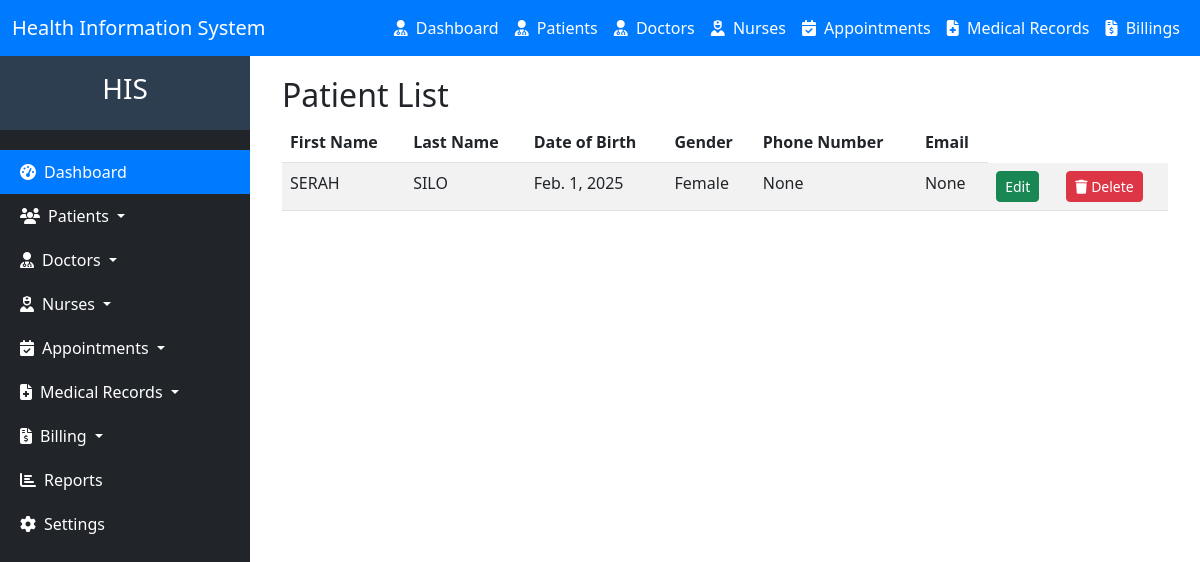
The app's page /patient/list, older data.
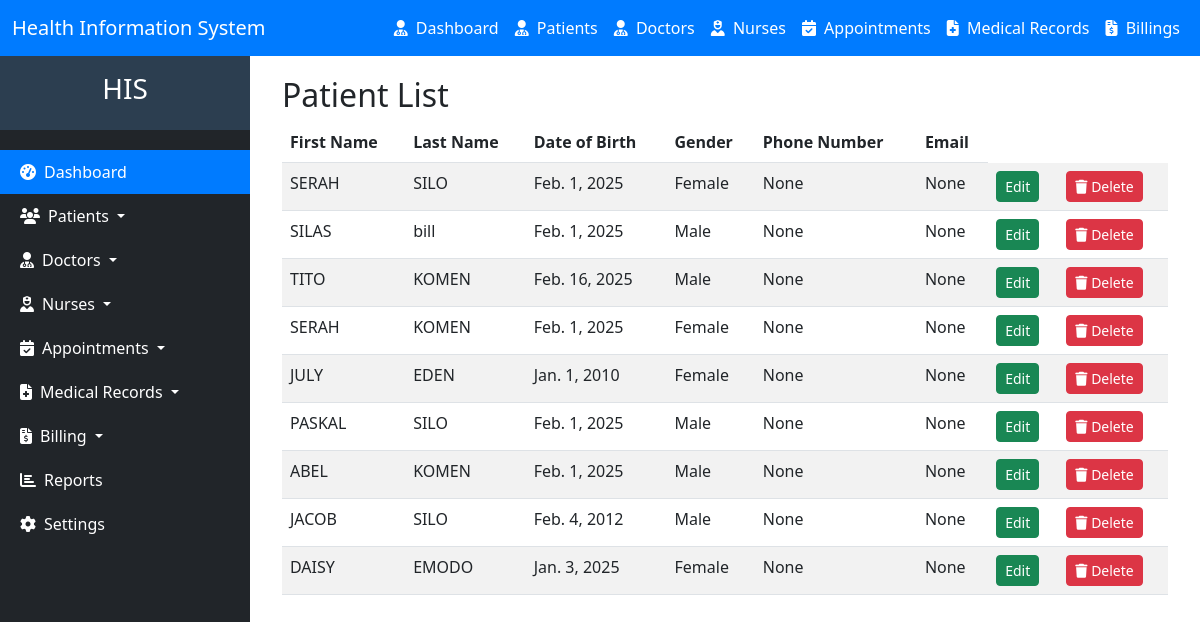
The same page, newer data.
### hms/models.py (models this page shows, shortened)
class Patient(models.Model):
    national_id = models.CharField(max_length=20, unique=True, blank=True, null=True, validators=[RegexValidator(r'^\d{1,10}$', message='Only digits are allowed')])
    first_name = models.CharField(max_length=50)
    last_name = models.CharField(max_length=50)
    date_of_birth = models.DateField()
    GENDER_CHOICES = [
        ('M', 'Male'),
        ('F', 'Female'),
    ]
    gender = models.CharField(max_length=1, choices=GENDER_CHOICES)
    phone_number = models.CharField(max_length=15, blank=True, null=True, validators=[RegexValidator(regex='^\+?1?\d{9,15}$', message='Phone number must be in the format: +254712345678.')])
    email = models.EmailField(max_length=50, blank=True, null=True)
    address = models.CharField(max_length=100, blank=True, null=True)
    blood_group = models.CharField(
        max_length=3,
        blank=True,
        null=True,
        choices=[
            ('A+', 'A+'),
            ('A-', 'A-'),
            ('B+', 'B+'),
            ('B-', 'B-'),
            ('AB+', 'AB+'),
            ('AB-', 'AB-'),
            ('O+', 'O+'),
            ('O-', 'O-'),
        ]
    )
    medical_history = models.TextField(blank=True, null=True)
    emergency_contact_name = models.CharField(max_length=100, blank=True, null=True)
    emergency_contact_phone = models.CharField(
        max_length=15,
        blank=True,
        null=True,
        validators=[RegexValidator(regex='^\+?1?\d{9,15}$', message='Phone number must be in the format: +254712345678.')]
    )
    created_at = models.DateTimeField(auto_now_add=True)
    updated_at = models.DateTimeField(auto_now=True)

### hms/views.py (the view)
# urls.py: path("patient/list", views.patient_list, name="patient_list"),
def patient_list(request):
    patients = Patient.objects.all()
    return render(request, 'patient_list.html', {'patients': patients})

### hms/templates/patient_list.html (shortened to what this page needs)
{% extends 'base.html'%}
{% block content %}
<div class="container">
    <h2>Patient List</h2>
    <table class="table table-striped">
        <thead>
            <tr>
                <th>First Name</th>
                <th>Last Name</th>
                <th>Date of Birth</th>
                <th>Gender</th>
                <th>Phone Number</th>
                <th>Email</th>
            </tr>
        </thead>
        <tbody>
            {% for patient in patients %}
            <tr>
                <td>{{ patient.first_name }}</td>
                <td>{{ patient.last_name }}</td>
                <td>{{ patient.date_of_birth }}</td>
                <td>{{ patient.get_gender_display }}</td>
                <td>{{ patient.phone_number }}</td>
                <td>{{ patient.email }}</td>
                <td><a href="{% url 'patient_update' patient.id %}" class="btn btn-success btn-sm">Edit</a></td>
                <td>  <form action="{% url 'delete_patient' patient.id %}" method="post" style="display: inline;">
                    <button type="submit" class="btn btn-danger btn-sm" onclick="return confirm('Are you sure you want to delete this patient?');">
                        <i class="fas fa-trash"></i> Delete
                    </button>
                </form>
            </td>
        </tr>
            {% endfor %}
        </tbody>
    </table>
</div>
{% endblock %}

### templates/base.html (shortened to what this page needs)
<!DOCTYPE html>
<html lang="en">
<head>
    <link href="https://cdn.jsdelivr.net/npm/bootstrap@5.3.0-alpha1/dist/css/bootstrap.min.css" rel="stylesheet">
</head>
<body>
    <nav class="navbar navbar-expand-lg navbar-dark">
        <div class="container-fluid">
            <a class="navbar-brand" href="{% url 'home' %}">Health Information System</a>
            <div class="collapse navbar-collapse" id="navbarNav">
                <ul class="navbar-nav ms-auto">
                    <li class="nav-item">
                        <a class="nav-link" href="{% url 'dashboard' %}">
                            <i class="fas fa-user-md me-1"></i> Dashboard
                        </a>
                    </li>
                    <li class="nav-item">
                        <a class="nav-link" href="{% url 'patient_add' %}">
                            <i class="fas fa-user-md me-1"></i> Patients
                        </a>
                    </li>
                    <li class="nav-item">
                        <a class="nav-link" href="{% url 'doctor_add' %}">
                            <i class="fas fa-user-md me-1"></i> Doctors
                        </a>
                    </li>
                    <li class="nav-item">
                        <a class="nav-link" href="{% url 'nurse_add' %}">
                            <i class="fas fa-user-nurse me-1"></i> Nurses
                        </a>
                    </li>
                    <li class="nav-item">
                        <a class="nav-link" href="{% url 'appointment_add' %}">
                            <i class="fas fa-calendar-check me-1"></i> Appointments
                        </a>
                    </li>
                    <li class="nav-item">
                        <a class="nav-link" href="{% url 'medical_add' %}">
                            <i class="fas fa-file-medical me-1"></i> Medical Records
                        </a>
                    </li>
                    <li class="nav-item">
                        <a class="nav-link" href="{% url 'bill_add' %}">
                            <i class="fas fa-file-invoice-dollar me-1"></i> Billings
                        </a>
                    </li>
                </ul>
            </div>
        </div>
    </nav>
    <div class="d-flex" id="wrapper">
        <div id="sidebar">
            {% include 'sidebar.html' %}
        </div>
        <div id="page-content-wrapper">
            {% block content %}{% endblock %}
        </div>
    </div>
</body>
</html>

### templates/sidebar.html (shortened to what this page needs)
<nav id="sidebar" class="bg-dark text-white">
    <div class="sidebar-header p-3">
        <h3 class="text-center">HIS</h3>
    </div>
    <ul class="list-unstyled components">
        <li class="active">
            <a href="{% url 'dashboard' %}" class="nav-link text-white">
                <i class="fas fa-tachometer-alt me-2"></i>Dashboard
            </a>
        </li>
        <li>
            <a href="#patientsSubmenu" data-bs-toggle="collapse" aria-expanded="false" class="nav-link text-white dropdown-toggle">
                <i class="fas fa-users me-2"></i>Patients
            </a>
        </li>
        <li>
            <a href="#doctorsSubmenu" data-bs-toggle="collapse" aria-expanded="false" class="nav-link text-white dropdown-toggle">
                <i class="fas fa-user-md me-2"></i>Doctors
            </a>
        </li>
        <li>
            <a href="#nursesSubmenu" data-bs-toggle="collapse" aria-expanded="false" class="nav-link text-white dropdown-toggle">
                <i class="fas fa-user-nurse me-2"></i>Nurses
            </a>
        </li>
        <li>
            <a href="#appointmentsSubmenu" data-bs-toggle="collapse" aria-expanded="false" class="nav-link text-white dropdown-toggle">
                <i class="fas fa-calendar-check me-2"></i>Appointments
            </a>
        </li>
        <li>
            <a href="#recordsSubmenu" data-bs-toggle="collapse" aria-expanded="false" class="nav-link text-white dropdown-toggle">
                <i class="fas fa-file-medical me-2"></i>Medical Records
            </a>
        </li>
        <li>
            <a href="#billingSubmenu" data-bs-toggle="collapse" aria-expanded="false" class="nav-link text-white dropdown-toggle">
                <i class="fas fa-file-invoice-dollar me-2"></i>Billing
            </a>
        </li>
        <li>
            <a href="#" class="nav-link text-white">
                <i class="fas fa-chart-bar me-2"></i>Reports
            </a>
        </li>
        <li>
            <a href="#" class="nav-link text-white">
                <i class="fas fa-cog me-2"></i>Settings
            </a>
        </li>
    </ul>
</nav>

### templates/base.html (style rules this page uses)
.navbar { background-color: #007bff; }
.navbar-brand, .nav-link { color: #fff !important; }
#sidebar { min-width: 250px; max-width: 250px; min-height: 100vh; background-color: #343a40; color: #fff; transition: all 0.3s; }
#sidebar .sidebar-header { padding: 20px; background-color: #2c3e50; }
#sidebar ul.components { padding: 20px 0; }
#sidebar ul li a { padding: 10px 20px; display: block; color: #fff; }
#sidebar ul li.active > a { background-color: #007bff; }
#page-content-wrapper { width: 100%; padding: 20px; }

Row changes from the older to the newer data that the page shows:
added Patient: first_name "SILAS", last_name "bill", date_of_birth "Feb. 1, 2025", gender "Male", phone_number "None", email "None"
added Patient: first_name "TITO", last_name "KOMEN", date_of_birth "Feb. 16, 2025", gender "Male", phone_number "None", email "None"
added Patient: first_name "SERAH", last_name "KOMEN", date_of_birth "Feb. 1, 2025", gender "Female", phone_number "None", email "None"
added Patient: first_name "JULY", last_name "EDEN", date_of_birth "Jan. 1, 2010", gender "Female", phone_number "None", email "None"
added Patient: first_name "PASKAL", last_name "SILO", date_of_birth "Feb. 1, 2025", gender "Male", phone_number "None", email "None"
added Patient: first_name "ABEL", last_name "KOMEN", date_of_birth "Feb. 1, 2025", gender "Male", phone_number "None", email "None"
added Patient: first_name "JACOB", last_name "SILO", date_of_birth "Feb. 4, 2012", gender "Male", phone_number "None", email "None"
added Patient: first_name "DAISY", last_name "EMODO", date_of_birth "Jan. 3, 2025", gender "Female", phone_number "None", email "None"
